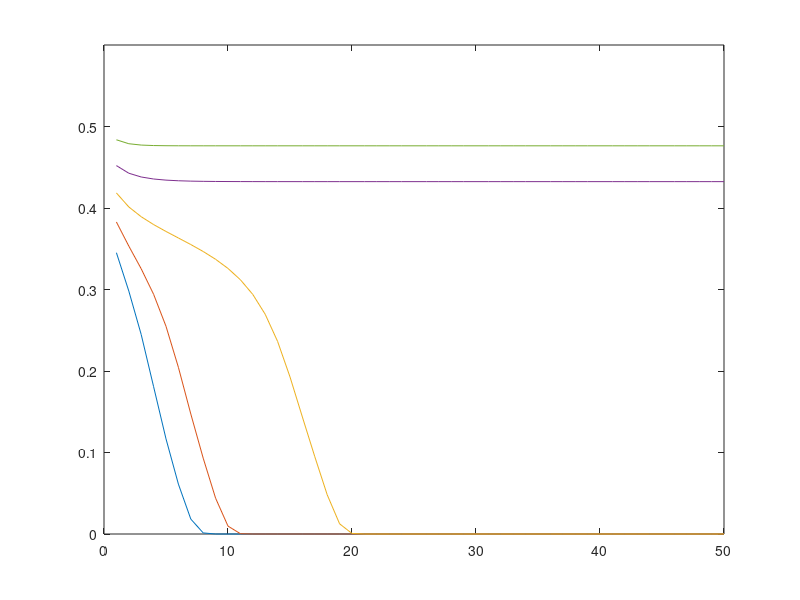

Write the MATLAB code that produced this figure.
% script that reproduces the result on page 43 of 
% Introducing Low-Density Parity-Check Codes -- Sarah J. Johnson
% open ~/Documents/trello/ldpctutorial.pdf
clear all
era_prob = [0.4 0.425 0.45 0.475 0.5];
%era_prob = [0.3 0.4 0.5 0.6];
%era_prob = [0.455 0.46 0.465 0.47 0.475];
iter_max = 50;
% bit node degree polynomial
lambda = zeros(1,20);
lambda(2) = 0.1; lambda(3) = 0.4; lambda(20) = 0.5; 
% check node degree polynomial
rho = zeros(1,9);
rho(8) = 0.5; rho(9) = 0.5;
code_rate = 1 - (sum(rho./(1:length(rho))))/(sum(lambda./(1:length(lambda))));


for ep = 1:length(era_prob)

p0 = era_prob(ep);
rx_era_prob = zeros(1, iter_max);

for jj = 1:iter_max
    
    iter = jj;
    p = zeros(1,iter);
    
    for ii = 1:iter

        if ii == 1
            p(1) = p0 * sum(lambda.*(1 - sum(rho.* (1 - p0).^(1:length(rho)))).^(1:length(lambda)));
        else
            p(ii) = p0 * sum(lambda.*(1 - sum(rho.* (1 - p(ii-1)).^(1:length(rho)))).^(1:length(lambda)));
        end

    end
    rx_era_prob(jj) = p(end);

end

plot(1:iter_max, rx_era_prob)
hold on
end
ylim([0 0.6])